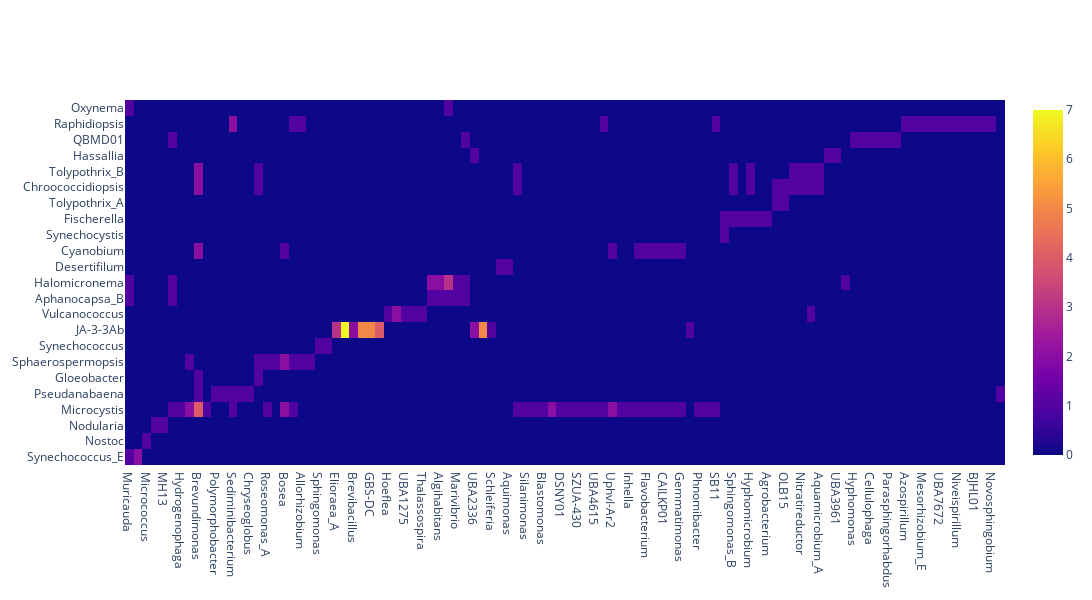

The code cell stored with this chart in its notebook:
### Code cell
# HeatMap for genus
genustuple = process(5)
genusheat = HMprocess(genustuple)
# Manually updated 65-9
genustuple[1][genustuple[1].index('65-9')] = "65-9\b"
figgenus = go.Figure(data=go.Heatmap(
                   z=genusheat[1],
                   x=genustuple[1],
                   y=genusheat[0],
                   hoverongaps = False))
figgenus.update_layout(width=1680, height=600)
figgenus.show()

# Stats
genuspmf = calcpoisson(genusheat[1])
siggenus = filterbyp(genuspmf, genusheat[0], genustuple[1], genusheat[1], genusheat[2])
print(siggenus)

### Figure 1 — Plotly figure (JSON) as saved in the notebook; plotly's stock layout.template omitted (floating-point values rounded to 4 significant figures; data arrays with more than 128 entries replaced by an {"elided": "..."} marker saying what was removed)
{"data": [{"hoverongaps": false, "type": "heatmap", "x": ["Muricauda", "Roseitalea", "Micrococcus", "Granulosicoccus", "MH13", "Algoriphagus", "Hydrogenophaga", "Erythrobacter", "Brevundimonas", "Sphingosinicella", "Polymorphobacter", "UBA4658", "Sediminibacterium", "Sandarakinorhabdus", "Chryseoglobus", "Microbacterium", "Roseomonas_A", "Tabrizicola", "Bosea", "Tagaea", "Allorhizobium", "Methylobacterium", "Sphingomonas", "Dietzia", "Elioraea_A", "Meiothermus", "Brevibacillus", "Rubrobacter_C", "GBS-DC", "Caldilinea", "Hoeflea", "Alteromonas", "UBA1275", "UBA1924", "Thalassospira", "UBA5336", "Algihabitans", "Oceanicaulis", "Marivibrio", "Marinobacter", "UBA2336", "Anoxybacillus", "Schleiferia", "Salinarimonas", "Aquimonas", "Phreatobacter", "Silanimonas", "Lacibacter", "Blastomonas", "Gemmobacter_B", "DSNY01", "g__Aquidulcibacter", "SZUA-430", "Rubrivivax", "UBA4615", "ELB16-189", "UphvI-Ar2", "UBA4656", "Inhella", "Rhodobacter_F", "Flavobacterium", "Sandaracinobacter", "CAILKP01", "GCA-2786225", "Gemmatimonas", "Geobacillus", "Phnomibacter", "Methyloversatilis", "SB11", "Stenotrophomonas", "Sphingomonas_B", "Allosphingosinicella", "Hyphomicrobium", "Mesorhizobium_D", "Agrobacterium", "JAEUIZ01", "OLB15", "65-9\b", "Nitratireductor", "Hyphobacterium", "Aquamicrobium_A", "Mycobacterium", "UBA3961", "Phaeodactylibacter", "Hyphomonas", "Sulfitobacter", "Cellulophaga", "Pseudomonas_D", "Parasphingorhabdus", "Rhodopirellula", "Azospirillum", "Ga0077548", "Mesorhizobium_E", "Reyranella", "UBA7672", "JACVCK01", "Niveispirillum", "JACVCS01", "BJHL01", "QWPN01", "Novosphingobium", "Unclassified"], "y": ["Synechococcus_E", "Nostoc", "Nodularia", "Microcystis", "Pseudanabaena", "Gloeobacter", "Sphaerospermopsis", "Synechococcus", "JA-3-3Ab", "Vulcanococcus", "Aphanocapsa_B", "Halomicronema", "Desertifilum", "Cyanobium", "Synechocystis", "Fischerella", "Tolypothrix_A", "Chroococcidiopsis", "Tolypothrix_B", "Hassallia", "QBMD01", "Raphidiopsis", "Oxynema"], "z": {"elided": "23x102 int values"}}], "layout": {"height": 600, "width": 1680}}
